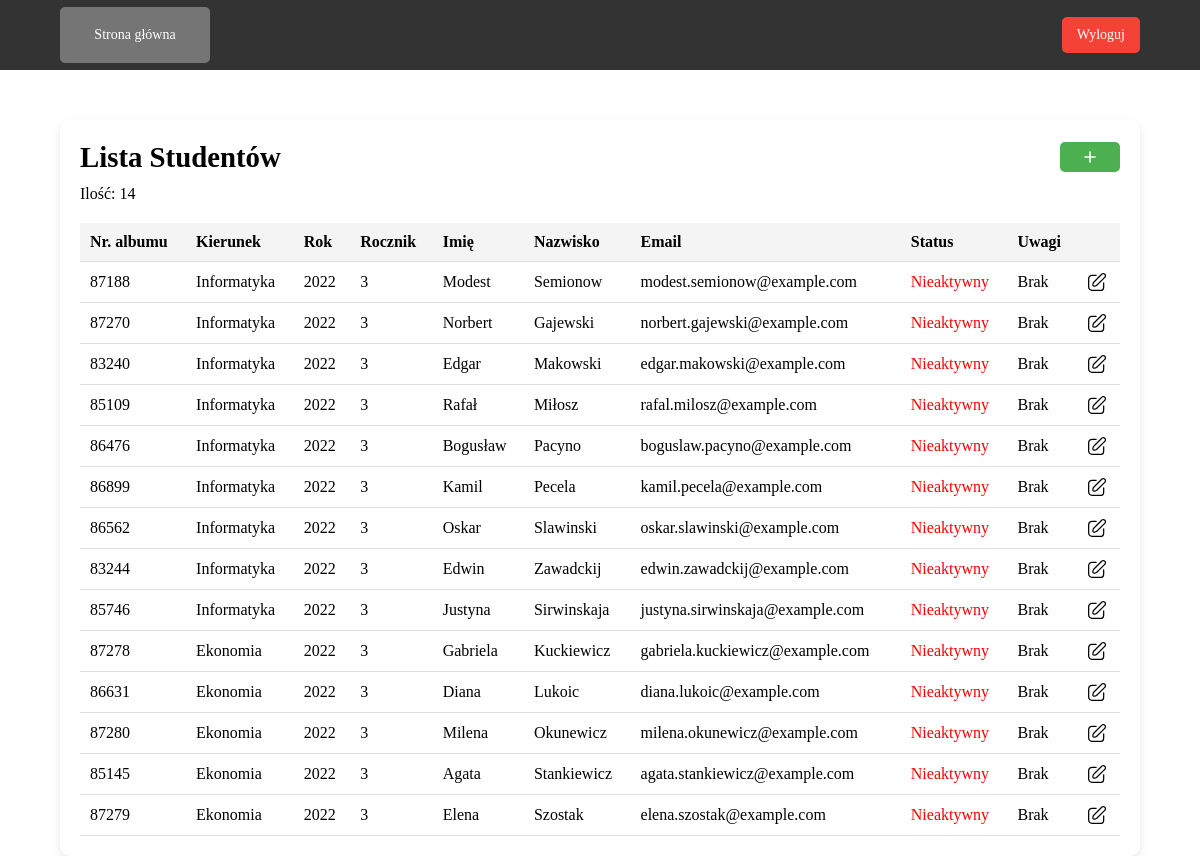
The page /admin/students.php on the database its author committed.
### tables this page shows
CREATE TABLE `tStudenci` (
  `ID` int NOT NULL,
  `nr_albumu` int NOT NULL,
  `imie` varchar(100) NOT NULL,
  `nazwisko` varchar(100) NOT NULL,
  `email` varchar(255) NOT NULL,
  `haslo` varchar(255) NOT NULL,
  `aktywny` enum('T','N') NOT NULL DEFAULT 'T',
  `uwagi` text,
  `id_kierunku` int DEFAULT NULL,
  `rok` int DEFAULT NULL,
  `rocznik` int NOT NULL
);

CREATE TABLE `tKierunki` (
  `ID` int NOT NULL,
  `nazwa` varchar(255) NOT NULL,
  `uwagi` text
);

### config/functions.php (called while the page is built, shortened)
<?php
    function getTableCount($conn, $table) {
        $query = "SELECT COUNT(*) AS tableCount FROM $table";
        $result = mysqli_query($conn, $query);
        return mysqli_fetch_assoc($result)['tableCount'];
    }
    function getStudentsWithCourses($conn) {
        $query = "
                SELECT
                    s.ID, s.nr_albumu, s.id_kierunku, s.rok, s.rocznik, s.imie, s.nazwisko, s.email, s.aktywny, s.uwagi, k.nazwa
                AS
                    kierunek_nazwa
                FROM
                    tStudenci s
                JOIN
                    tKierunki k ON s.id_kierunku = k.ID
        ";
        $studentInfo = mysqli_query($conn, $query);
        return $studentInfo;
    }
?>

### public/admin/students.php (the view, shortened to what this page needs)
<?php
    require_once('../../config/connect.php');
    require_once('../../config/functions.php');
    $studentCount = getTableCount($conn, 'tStudenci');
    $studentInfo = getStudentsWithCourses($conn);
?>
<!DOCTYPE html>
<html lang="en">
<head>
    <link rel="stylesheet" href="../../assets/css/main.css">
</head>
<body>
    <header>
        <div class="header-content">
            <div class="left-header">
                <a class="nav-btn" href="admin_dashboard.php">Strona główna</a>
            </div>
            <div class="right-header">
                 <?php
                    include('../../includes/logout_modal.php');
                ?>
            </div>
        </div>
    </header>
    <main class="main">
        <div class="container">
            <div class="title">
                <h1>Lista Studentów</h1>
                <button class="add-btn" onclick="addEntity()">
                    <img src="../../assets/images/icons/plus.svg" class="add-icon">
                </button>
            </div>
            <p>Ilość: <?php echo $studentCount; ?></p>
            <table>
                <thead>
                    <tr>
                        <th>Nr. albumu</th>
                        <th>Kierunek</th>
                        <th>Rok</th>
                        <th>Rocznik</th>
                        <th>Imię</th>
                        <th>Nazwisko</th>
                        <th>Email</th>
                        <th>Status</th>
                        <th>Uwagi</th>
                        <th></th>
                    </tr>
                </thead>
                <tbody>
                    <?php while ($studentData = mysqli_fetch_assoc($studentInfo)): ?>
                        <tr>
                            <td><?php echo $studentData['nr_albumu']; ?></td>
                            <td><?php echo $studentData['kierunek_nazwa']; ?></td>
                            <td><?php echo $studentData['rok']; ?></td>
                            <td><?php echo $studentData['rocznik']; ?></td>
                            <td><?php echo $studentData['imie']; ?></td>
                            <td><?php echo $studentData['nazwisko']; ?></td>
                            <td><?php echo $studentData['email']; ?></td>
                            <td class="<?php echo $studentData['aktywny'] == 'T' ? 'active' : 'inactive'; ?>">
                                <?php echo $studentData['aktywny'] == 'T' ? 'Aktywny' : 'Nieaktywny'; ?>
                            </td>
                            <td><?php echo $studentData['uwagi']; ?></td>
                            <td>
                                <a href="edit_student.php?student_id=<?php echo $studentData['ID']; ?>" class="btn-edit">
                                    <img src="../../assets/images/icons/edit.svg" class="edit-icon">
                                </a>
                            </td>
                        </tr>
                    <?php endwhile; ?>
                </tbody>
            </table>
        </div>
    </main>
</body>
</html>

### assets/css/main.css (style rules this page uses)
* { padding: 0px; margin: 0px; border: none; }
*, *::before, *::after { box-sizing: border-box; }
a, a:link, a:visited { text-decoration: none; }
aside, nav, footer, header, section, main { display: block; }
h1, h2, h3, h4, h5, h6, p { font-size: inherit; font-weight: inherit; }
img { vertical-align: top; }
img, svg { max-width: 100%; height: auto; }
input, textarea, button, select { font-family: inherit; font-size: inherit; color: inherit; background-color: transparent; }
button, input[type=submit] { display: inline-block; box-shadow: none; background-color: transparent; background: none; cursor: pointer; }
h1 { font-size: 1.8rem; font-weight: bold; line-height: 1.2; }
p { margin-top: 10px; }
.container { width: 90%; padding: 20px; box-shadow: 0px 4px 8px rgba(0, 0, 0, 0.1); border-radius: 10px; }
.main { margin-top: 50px; display: flex; justify-content: center; align-items: center; }
header { height: 70px; width: 100%; background-color: #333333; display: flex; align-items: center; justify-content: center; }
.header-content { width: 90%; display: flex; justify-content: space-between; }
.right-header { display: flex; justify-content: space-between; align-items: center; gap: 15px; }
.left-header { display: flex; justify-content: space-between; align-items: center; gap: 15px; }
.nav-btn { background-color: #757575; color: white; width: 150px; padding: 20px 20px; cursor: pointer; font-size: 14px; border-radius: 5px; text-align: center; }
.title { display: flex; justify-content: space-between; align-items: center; }
.add-btn { width: 60px; height: 30px; background-color: #4CAF50; border-radius: 5px; cursor: pointer; }
.edit-icon { width: 20px; height: 20px; }
.add-icon { width: 20px; height: 20px; }
table { width: 100%; margin-top: 20px; border-collapse: collapse; }
th, td { padding: 10px; text-align: left; border-bottom: 1px solid #ddd; }
th { background-color: #f4f4f4; color: black; }
.inactive { color: red; }

### rows shown on the page
tstudenci: nr_albumu "87188", id_kierunku.nazwa "Informatyka", rok "2022", rocznik "3", imie "Modest", nazwisko "Semionow", email "modest.semionow@example.com", aktywny "Nieaktywny", uwagi "Brak"
tstudenci: nr_albumu "87270", id_kierunku.nazwa "Informatyka", rok "2022", rocznik "3", imie "Norbert", nazwisko "Gajewski", email "norbert.gajewski@example.com", aktywny "Nieaktywny", uwagi "Brak"
tstudenci: nr_albumu "83240", id_kierunku.nazwa "Informatyka", rok "2022", rocznik "3", imie "Edgar", nazwisko "Makowski", email "edgar.makowski@example.com", aktywny "Nieaktywny", uwagi "Brak"
tstudenci: nr_albumu "85109", id_kierunku.nazwa "Informatyka", rok "2022", rocznik "3", imie "Rafał", nazwisko "Miłosz", email "rafal.milosz@example.com", aktywny "Nieaktywny", uwagi "Brak"
tstudenci: nr_albumu "86476", id_kierunku.nazwa "Informatyka", rok "2022", rocznik "3", imie "Bogusław", nazwisko "Pacyno", email "boguslaw.pacyno@example.com", aktywny "Nieaktywny", uwagi "Brak"
tstudenci: nr_albumu "86899", id_kierunku.nazwa "Informatyka", rok "2022", rocznik "3", imie "Kamil", nazwisko "Pecela", email "kamil.pecela@example.com", aktywny "Nieaktywny", uwagi "Brak"
tstudenci: nr_albumu "86562", id_kierunku.nazwa "Informatyka", rok "2022", rocznik "3", imie "Oskar", nazwisko "Slawinski", email "oskar.slawinski@example.com", aktywny "Nieaktywny", uwagi "Brak"
tstudenci: nr_albumu "83244", id_kierunku.nazwa "Informatyka", rok "2022", rocznik "3", imie "Edwin", nazwisko "Zawadckij", email "edwin.zawadckij@example.com", aktywny "Nieaktywny", uwagi "Brak"
tstudenci: nr_albumu "85746", id_kierunku.nazwa "Informatyka", rok "2022", rocznik "3", imie "Justyna", nazwisko "Sirwinskaja", email "justyna.sirwinskaja@example.com", aktywny "Nieaktywny", uwagi "Brak"
tstudenci: nr_albumu "87278", id_kierunku.nazwa "Ekonomia", rok "2022", rocznik "3", imie "Gabriela", nazwisko "Kuckiewicz", email "gabriela.kuckiewicz@example.com", aktywny "Nieaktywny", uwagi "Brak"
tstudenci: nr_albumu "86631", id_kierunku.nazwa "Ekonomia", rok "2022", rocznik "3", imie "Diana", nazwisko "Lukoic", email "diana.lukoic@example.com", aktywny "Nieaktywny", uwagi "Brak"
tstudenci: nr_albumu "87280", id_kierunku.nazwa "Ekonomia", rok "2022", rocznik "3", imie "Milena", nazwisko "Okunewicz", email "milena.okunewicz@example.com", aktywny "Nieaktywny", uwagi "Brak"
tstudenci: nr_albumu "85145", id_kierunku.nazwa "Ekonomia", rok "2022", rocznik "3", imie "Agata", nazwisko "Stankiewicz", email "agata.stankiewicz@example.com", aktywny "Nieaktywny", uwagi "Brak"
tstudenci: nr_albumu "87279", id_kierunku.nazwa "Ekonomia", rok "2022", rocznik "3", imie "Elena", nazwisko "Szostak", email "elena.szostak@example.com", aktywny "Nieaktywny", uwagi "Brak"

### other values the page prints
$studentCount "14"
